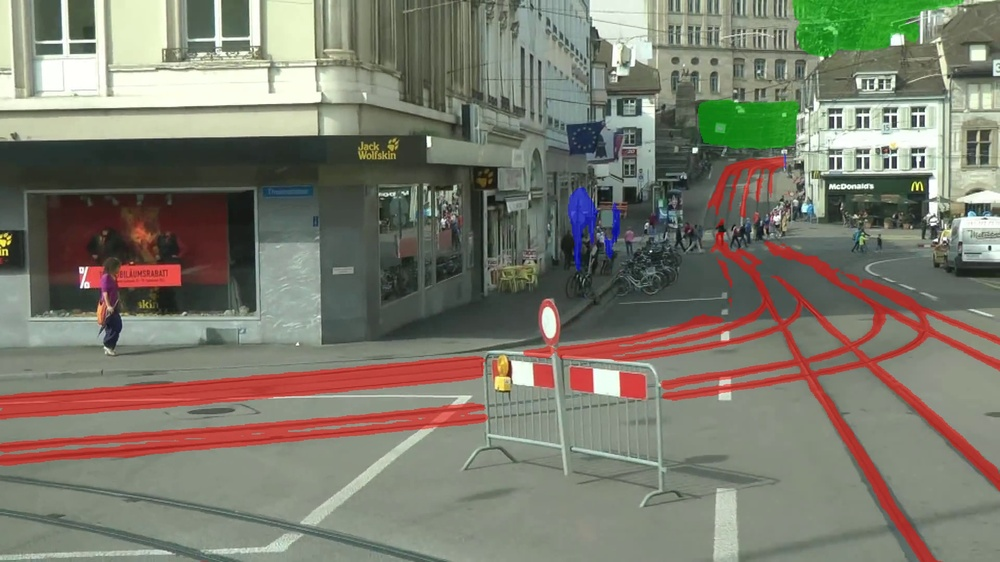
#> input picture test_deeplab_overlay.jpg, 1000 x 562 px, shrunk from 1920 x 1080 before the run
$ python -i structural_detector.py   (imports and definitions only)
#> lines starting #> are read from the running program, lines starting #| are printed output that depends on the picture; after the words box and inside, x2 and y2 are one past the last pixel; in counts of white or black regions, pixels touching at a corner belong together
#> further down, picture is the input picture: shape (562, 1000, 3); mean B, G, R 108.6, 122.6, 124
import cv2
import numpy as np
from typing import List, Dict, Tuple, Any

class StructuralDetector:
    def __init__(self, expected_rail_width_px: int = 150):
        """
        Inizializza il rilevatore di anomalie strutturali.

        Args:
            expected_rail_width_px: Larghezza attesa dei binari in pixel
            (IMPORTANTE: Calibra questo valore per il tuo video).
        """
        self.expected_rail_width_px = expected_rail_width_px
        self.max_tilt_deg = 8.0  # Soglia massima di inclinazione accettabile per i pali (8 gradi)

        # Soglie per il filtro HSV della vegetazione
        self.lower_green = np.array([25, 30, 30])
        self.upper_green = np.array([95, 255, 255])

        self.proximity_threshold = 50  # Distanza massima in pixel dal binario
        self.min_pixels_for_alert = 0.02  # Densità minima (2%) di pixel verdi

    def process_frame(self, frame: np.ndarray) -> List[Dict[str, Any]]:
        """
        Esegue l'analisi strutturale completa (dilatazione, inclinazione, vegetazione)
        su un singolo frame allineato.
        """
        anomalies: List[Dict[str, Any]] = []
        gray = cv2.cvtColor(frame, cv2.COLOR_BGR2GRAY)
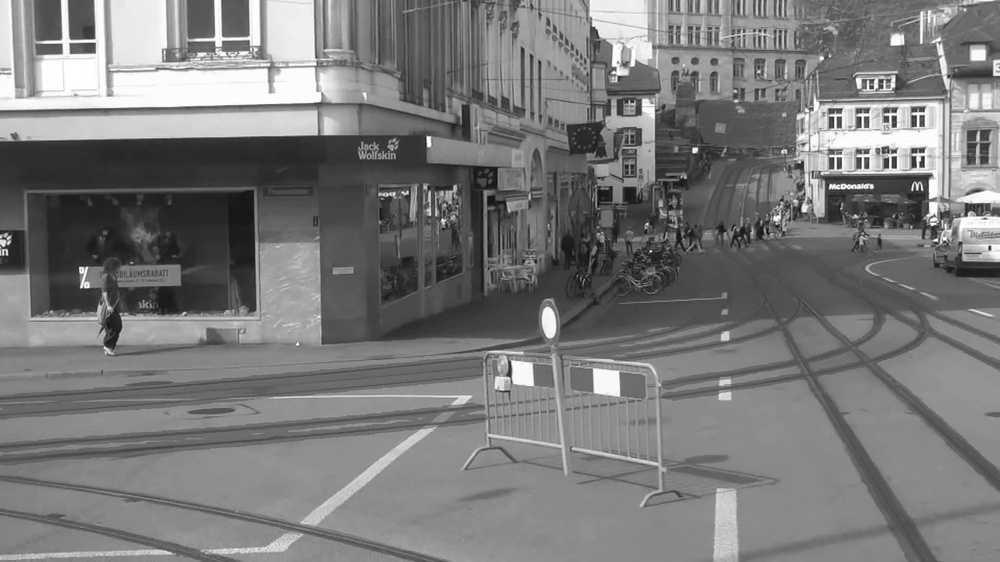
#> gray: shape (562, 1000); min 8, max 255, mean 121.5

        # 1. Rilevamento Bordi e Linee (Pre-elaborazione)
        edges = cv2.Canny(gray, 50, 150, apertureSize=3)
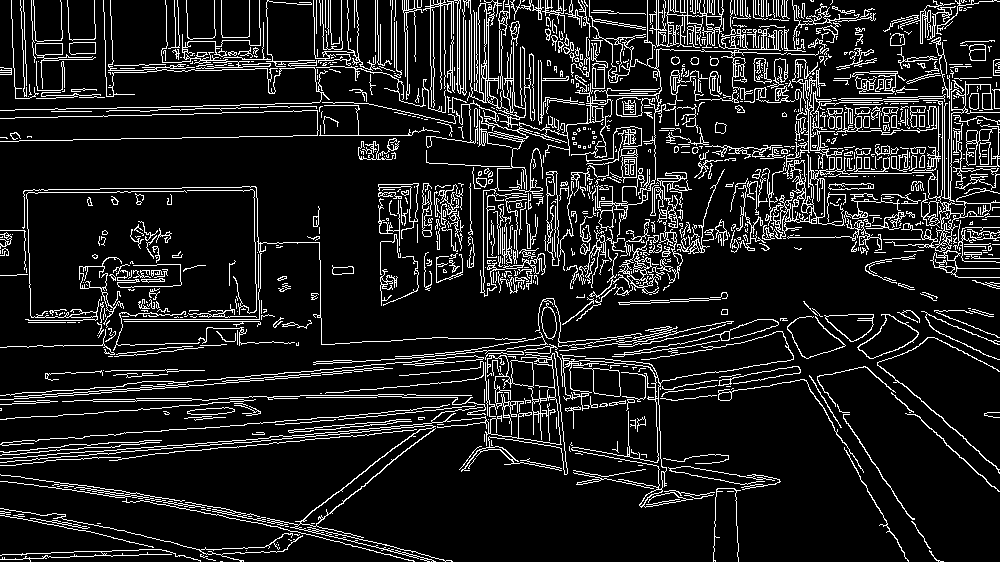
#> edges: shape (562, 1000); 11.9% white in thin lines or dots
        lines = cv2.HoughLinesP(edges, 1, np.pi / 180, 100, minLineLength=100, maxLineGap=10)
#> lines = 152 rows, first 6: [795, 127, 967, 124], [74, 400, 191, 398], [431, 69, 541, 73], [13, 399, 117, 389], [744, 199, 990, 204], [260, 552, 425, 423]

        rail_lines = []
        pole_lines = []

        if lines is not None:
            for line in lines:
                x1, y1, x2, y2 = line[0]
                angle_rad = np.arctan2(y2 - y1, x2 - x1)
                angle_deg = np.degrees(angle_rad) % 180

                # Filtro Linee
                if 80 < angle_deg < 100:
                    pole_lines.append(line[0])
                elif (0 <= angle_deg < 40) or (140 < angle_deg <= 180):
                    rail_lines.append(line[0])
#> this loop made 152 passes
#> (x1, y1, x2, y2, angle_rad, angle_deg) on passes 1 to 3: (795, 127, 967, 124, -0.0174, 179), (74, 400, 191, 398, -0.0171, 179), (431, 69, 541, 73, 0.0363, 2.08)
#> after the loop, pole_lines = [[655, 371, 659, 504], [552, 361, 564, 474], [554, 358, 566, 474]]; rail_lines = 144 items, first 6: [795, 127, 967, 124], [74, 400, 191, 398], [431, 69, 541, 73], [13, 399, 117, 389], [744, 199, 990, 204], [260, 552, 425, 423]

        # 2. Analisi Dilatazione Ferrovia
        anomalies.extend(self._analyze_dilatation(rail_lines, frame.shape))

        # 3. Analisi Palo Inclinato
        anomalies.extend(self._analyze_pole_tilt(pole_lines))

        # 4. Analisi Vegetazione
        anomalies.extend(self._analyze_vegetation_proximity(frame, rail_lines))

        return anomalies

    def _analyze_dilatation(self, rail_lines: List[np.ndarray], frame_shape: Tuple[int, int]) -> List[Dict[str, Any]]:
        """Misura la distanza tra i binari (Dilatazione)."""
#> called with frame_shape = (562, 1000, 3)
        anomalies = []
        if len(rail_lines) < 2:
            return anomalies

        lines_sorted = sorted(rail_lines, key=lambda l: (l[0] + l[2]) / 2)
#> lines_sorted = 144 items, first 6: [0, 462, 103, 453], [2, 442, 120, 434], [0, 559, 127, 555], [13, 399, 117, 389], [0, 419, 171, 407], [58, 116, 193, 114]
        left_rail = lines_sorted[0]
#> left_rail = [0, 462, 103, 453]
        right_rail = lines_sorted[-1]
#> right_rail = [899, 168, 999, 156]
        mid_y = frame_shape[0] // 2

        try:
            def get_x_at_y(line, y_target):
#> called with line = array of shape (4,), y_target = 281
                x1, y1, x2, y2 = line
#> x1 = 0; y1 = 462; x2 = 103; y2 = 453
                if abs(y2 - y1) < 1:
                    return (x1 + x2) / 2
                return x1 + (x2 - x1) * (y_target - y1) / (y2 - y1)

            x_left = get_x_at_y(left_rail, mid_y)
#> x_left = 2071.4
            x_right = get_x_at_y(right_rail, mid_y)
#> x_right = -42.67
            current_width = abs(x_right - x_left)
#> current_width = 2114.1

            tolerance = 0.1  # 10% di tolleranza
            if abs(current_width - self.expected_rail_width_px) > self.expected_rail_width_px * tolerance:
                anomalies.append({
                    "label": "Dilatazione Ferrovia",
                    "severity": "CRITICA",
                    "conf": min(abs(current_width - self.expected_rail_width_px) / (self.expected_rail_width_px * 2), 1.0),
                    "details": f"Larghezza misurata: {current_width:.2f}px (Attesa: {self.expected_rail_width_px}px)"
                })
        except Exception:
            pass

        return anomalies

    def _analyze_pole_tilt(self, pole_lines: List[np.ndarray]) -> List[Dict[str, Any]]:
        """Misura l'inclinazione dei pali."""
        anomalies = []
        for line in pole_lines:
            x1, y1, x2, y2 = line
            angle_rad = np.arctan2(y2 - y1, x2 - x1)
            angle_deg = np.degrees(angle_rad)
            tilt = abs(90 - (angle_deg % 180))

            if tilt > self.max_tilt_deg:
                anomalies.append({
                    "label": "Palo Inclinato",
                    "severity": "MEDIO",
                    "conf": min(tilt / (self.max_tilt_deg * 2), 1.0),
                    "details": f"Inclinazione: {tilt:.2f} gradi (Max: {self.max_tilt_deg} gradi)"
                })
#> this loop made 3 passes
#> (x1, y1, x2, y2, angle_rad, angle_deg, tilt) on passes 1 to 3: (655, 371, 659, 504, 1.54, 88.28, 1.72), (552, 361, 564, 474, 1.46, 83.94, 6.06), (554, 358, 566, 474, 1.47, 84.09, 5.91)
#> after the loop, anomalies = []
        return anomalies

    def _analyze_vegetation_proximity(self, frame: np.ndarray, rail_lines: List[np.ndarray]) -> List[Dict[str, Any]]:
        """Rileva la vegetazione eccessivamente vicina usando l'analisi del colore HSV."""
        anomalies = []
        hsv = cv2.cvtColor(frame, cv2.COLOR_BGR2HSV)
#> hsv: shape (562, 1000, 3); mean H, S, V 47.6, 51, 133.9
        mask_green = cv2.inRange(hsv, self.lower_green, self.upper_green)
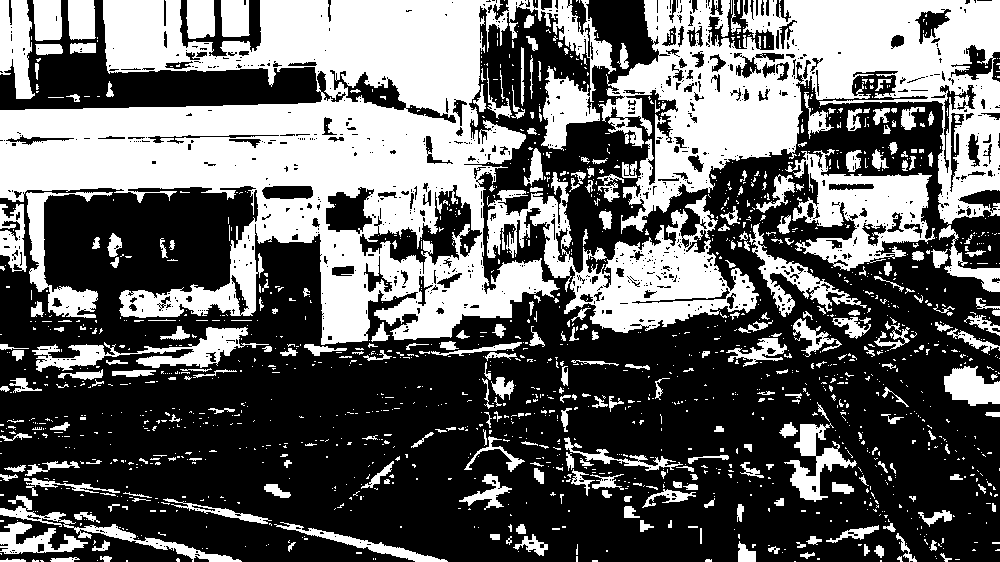
#> mask_green: shape (562, 1000); 39.5% white; 1632 white regions (1325 under 20 px), largest, box (x1, y1, x2, y2) and area: (0, 0, 616, 345) 96864, (598, 0, 1000, 234) 45113, (487, 172, 759, 333) 14998

        if len(rail_lines) < 2:
            return []

        lines_sorted = sorted(rail_lines, key=lambda l: (l[0] + l[2]) / 2)
        left_rail_x = min(lines_sorted[0][0], lines_sorted[0][2])
#> left_rail_x = 0
        right_rail_x = max(lines_sorted[-1][0], lines_sorted[-1][2])
#> right_rail_x = 999

        def check_area(x_start, x_end, side_label):
#> called with x_start = -50, x_end = 0, side_label = 'Sinistra'
            x_start_clamped = max(0, int(x_start))
#> x_start_clamped = 0
            x_end_clamped = min(frame.shape[1], int(x_end))
#> x_end_clamped = 0

            critical_area = mask_green[:, x_start_clamped:x_end_clamped]
#> critical_area = empty array
            if critical_area.size > 0:
                density = np.sum(critical_area > 0) / critical_area.size
                if density > self.min_pixels_for_alert:
                    anomalies.append({
                        "label": f"Vegetazione Vicina ({side_label})",
                        "severity": "BASSO",
                        "conf": float(density),
                        "details": f"Densità vegetazione: {density * 100:.2f}% nell'area critica."
                    })

        check_area(left_rail_x - self.proximity_threshold, left_rail_x, "Sinistra")
        check_area(right_rail_x, right_rail_x + self.proximity_threshold, "Destra")

        return anomalies

>>> import cv2
>>> picture = cv2.imread('test_deeplab_overlay.jpg')
>>> result = StructuralDetector().process_frame(picture)
#> result = 2 items
